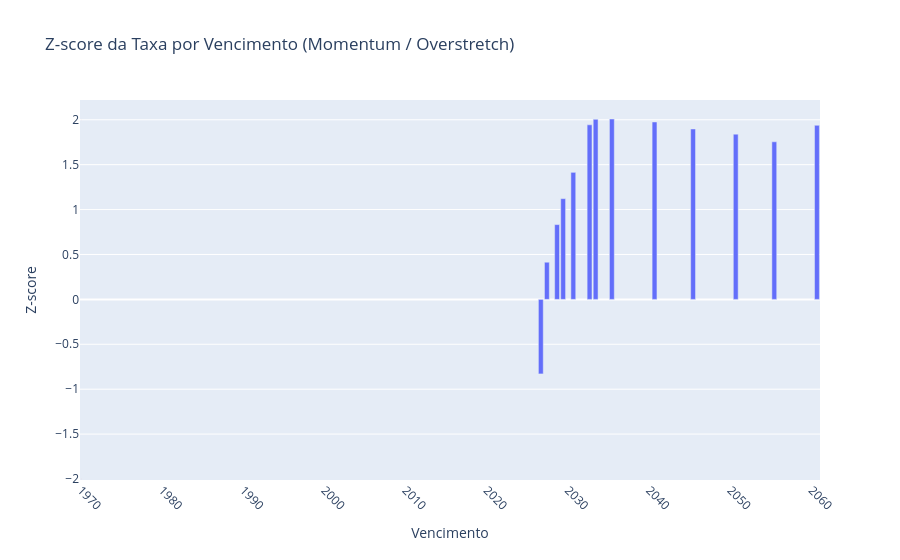

The notebook cell this image was saved under:
### Code cell
import numpy as np
import plotly.express as px

df['mm20'] = df.groupby('data_vencimento')['taxa_anbima'].transform(lambda x: x.rolling(20).mean())
df['zscore'] = df.groupby('data_vencimento')['taxa_anbima'].transform(
    lambda x: (x - x.rolling(20).mean()) / x.rolling(20).std()
)

z_atual = df.groupby('data_vencimento')['zscore'].last().reset_index()

fig = px.bar(
    z_atual,
    x='data_vencimento',
    y='zscore',
    title='Z-score da Taxa por Vencimento (Momentum / Overstretch)',
    labels={'data_vencimento': 'Vencimento', 'zscore': 'Z-score'}
)

fig.update_layout(
    xaxis_tickangle=45,
    shapes=[
        dict(type='line', y0=2, y1=2, x0=-0.5, x1=len(z_atual)-0.5, line=dict(color='red', dash='dash')),
        dict(type='line', y0=-2, y1=-2, x0=-0.5, x1=len(z_atual)-0.5, line=dict(color='red', dash='dash'))
    ]
)

fig.show()

### Figure 1 — Plotly figure (JSON) as saved in the notebook; plotly's stock layout.template omitted (floating-point values rounded to 4 significant figures)
{"data": [{"hovertemplate": "Vencimento=%{x}<br>Z-score=%{y}<extra></extra>", "legendgroup": "", "marker": {"color": "#636efa", "pattern": {"shape": ""}}, "name": "", "orientation": "v", "showlegend": false, "textposition": "auto", "type": "bar", "x": ["2026-08-15T00:00:00.000000000", "2027-05-15T00:00:00.000000000", "2028-08-15T00:00:00.000000000", "2029-05-15T00:00:00.000000000", "2030-08-15T00:00:00.000000000", "2031-05-15T00:00:00.000000000", "2032-08-15T00:00:00.000000000", "2033-05-15T00:00:00.000000000", "2035-05-15T00:00:00.000000000", "2037-05-15T00:00:00.000000000", "2040-08-15T00:00:00.000000000", "2045-05-15T00:00:00.000000000", "2050-08-15T00:00:00.000000000", "2055-05-15T00:00:00.000000000", "2060-08-15T00:00:00.000000000"], "xaxis": "x", "y": [-0.8302, 0.4137, 0.8326, 1.122, 1.414, NaN, 1.944, 2.005, 2.008, NaN, 1.975, 1.897, 1.84, 1.755, 1.938], "yaxis": "y"}], "layout": {"barmode": "relative", "legend": {"tracegroupgap": 0}, "shapes": [{"line": {"color": "red", "dash": "dash"}, "type": "line", "x0": -0.5, "x1": 14.5, "y0": 2, "y1": 2}, {"line": {"color": "red", "dash": "dash"}, "type": "line", "x0": -0.5, "x1": 14.5, "y0": -2, "y1": -2}], "title": {"text": "Z-score da Taxa por Vencimento (Momentum / Overstretch)"}, "xaxis": {"anchor": "y", "domain": [0, 1], "tickangle": 45, "title": {"text": "Vencimento"}}, "yaxis": {"anchor": "x", "domain": [0, 1], "title": {"text": "Z-score"}}}}
